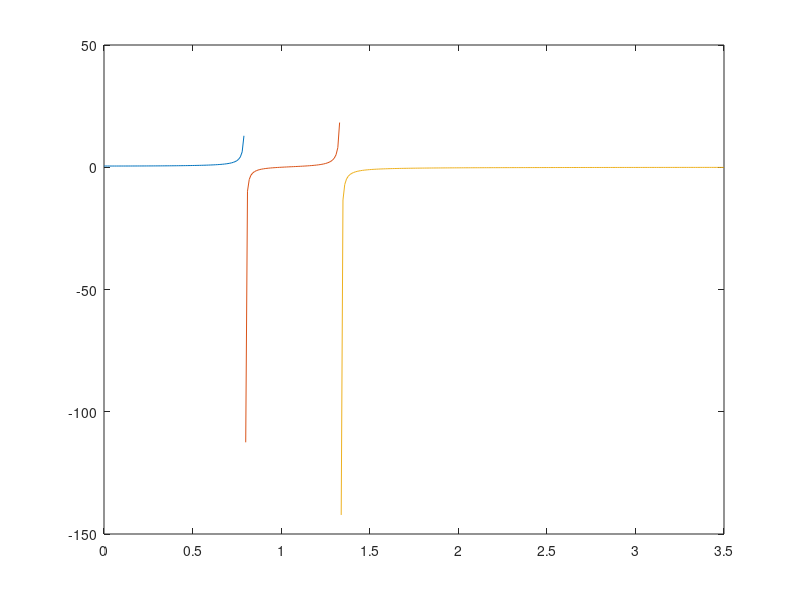

Here is the MATLAB script that generated this plot:
clear
clc

%Khai bao
x1 = [0:0.01:0.7989];
x2 = [0.8:0.01:1.3370];
x3 = [1.339:0.01:3.5];

f1 = 4*(1-x1.^2)./((10-7*x1.^2).*(1-x1.^2)-2);
f2 = 4*(1-x2.^2)./((10-7*x2.^2).*(1-x2.^2)-2);
f3 = 4*(1-x3.^2)./((10-7*x3.^2).*(1-x3.^2)-2);


% Ve do thi
plot(x1,f1)
hold on;
plot(x2,f2)
plot(x3,f3)
%hold off;